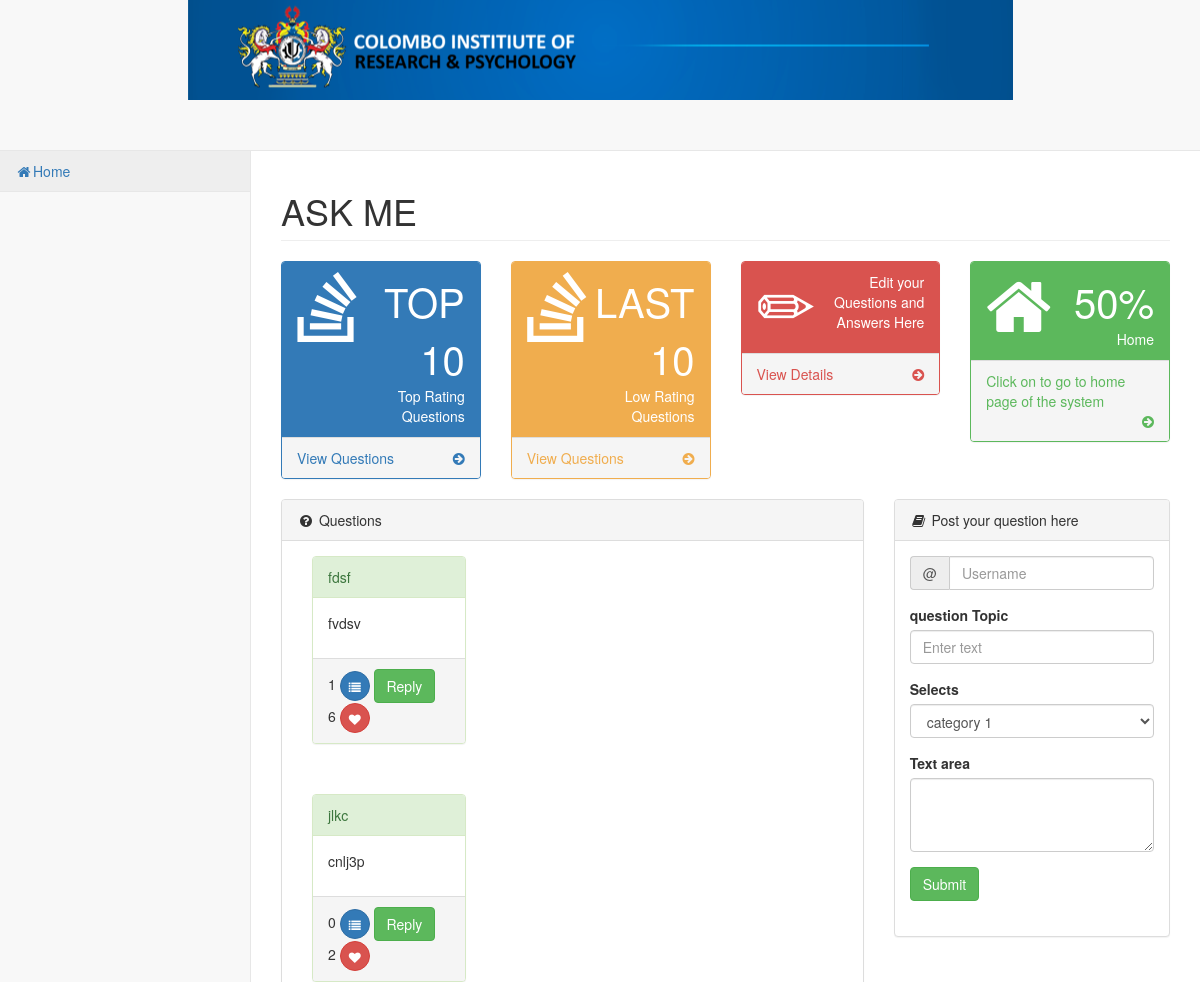
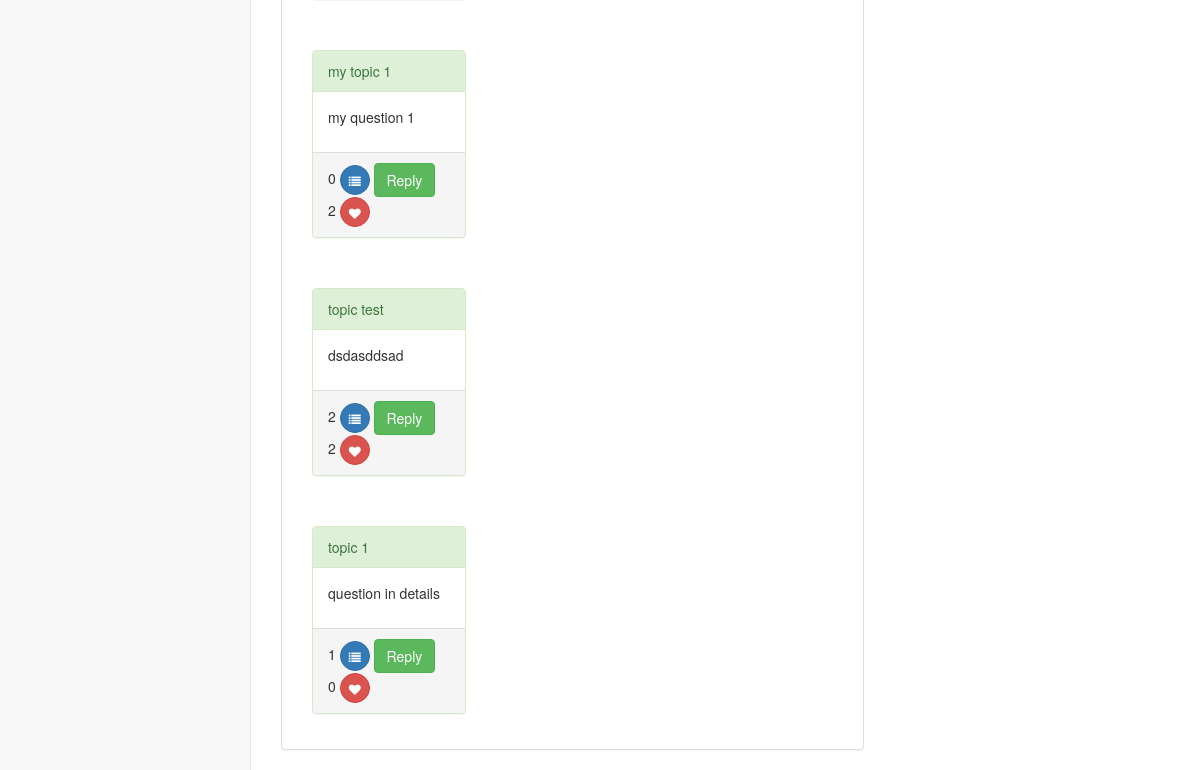
Page /finalForum/pages/home.php on the committed database (2 pictures, top to bottom).
### tables this page shows
CREATE TABLE `question` (
  `q_ID` int(11) NOT NULL,
  `topic` varchar(100) NOT NULL,
  `q_detail` varchar(100) NOT NULL,
  `replies` int(11) NOT NULL,
  `likes` int(11) NOT NULL,
  `user_email` varchar(100) NOT NULL,
  `category` varchar(100) NOT NULL
);

### finalForum/pages/home.php (the view, shortened to what this page needs)
<?php
    include 'config.php';
?>
<!DOCTYPE html>
<html lang="en">
<head>
    <link href="../vendor/bootstrap/css/bootstrap.min.css" rel="stylesheet">
    <link href="../vendor/metisMenu/metisMenu.min.css" rel="stylesheet">
    <link href="../dist/css/sb-admin-2.css" rel="stylesheet">
    <link href="../vendor/morrisjs/morris.css" rel="stylesheet">
    <link href="../vendor/font-awesome/css/font-awesome.min.css" rel="stylesheet" type="text/css">
</head>
<body>
    <div id="wrapper">
<div class="bgimg"></div>
        <nav class="navbar navbar-default navbar-static-top" role="navigation" style="margin-bottom: 0">
            <div class="navbar-header">
                <a class="navbar-brand" href="index.html"></a>
            </div>
            <div class="navbar-default sidebar" role="navigation">
                <div class="sidebar-nav navbar-collapse">
                    <ul class="nav" id="side-menu">
                        <li>
                            <a href="home.php"><i class="fa fa-home fa-fw"></i>Home</a>
                        </li>
                    </ul>
                </div>
            </div>
        </nav>
        <div id="page-wrapper">
            <div class="row">
                <div class="col-lg-12">
                    <h1 class="page-header">ASK ME</h1>
                </div>
            </div>
            <div class="row">
                <div class="col-lg-3 col-md-6">
                    <div class="panel panel-primary">
                        <div class="panel-heading">
                            <div class="row">
                                <div class="col-xs-3">
                                    <i class="fa fa-stack-overflow fa-5x"></i>
                                </div>
                                <div class="col-xs-9 text-right">
                                    <div class="huge">TOP 10</div>
                                    <div>Top Rating Questions</div>
                                </div>
                            </div>
                        </div>
                        <a href="top.php">
                            <div class="panel-footer">
                                <span class="pull-left">View Questions</span>
                                <span class="pull-right"><i class="fa fa-arrow-circle-right"></i></span>
                                <div class="clearfix"></div>
                            </div>
                        </a>
                    </div>
                </div>
                <div class="col-lg-3 col-md-6">
                    <div class="panel panel-yellow">
                        <div class="panel-heading">
                            <div class="row">
                                <div class="col-xs-3">
                                    <i class="fa fa-stack-overflow fa-5x"></i>
                                </div>
                                <div class="col-xs-9 text-right">
                                    <div class="huge">LAST 10</div>
                                    <div>Low Rating Questions</div>
                                </div>
                            </div>
                        </div>
                        <a href="last.php">
                            <div class="panel-footer">
                                <span class="pull-left">View Questions</span>
                                <span class="pull-right"><i class="fa fa-arrow-circle-right"></i></span>
                                <div class="clearfix"></div>
                            </div>
                        </a>
                    </div>
                </div>
                <div class="col-lg-3 col-md-6">
                    <div class="panel panel-red">
                        <div class="panel-heading">
                            <div class="row">
                                <div class="col-xs-3">
                                    <i class="fa glyphicon-pencil fa-5x"></i>
                                </div>
                                <div class="col-xs-9 text-right">
                                    <div>Edit your Questions and Answers Here</div>
                                </div>
                            </div>
                        </div>
                        <a href="initaccount.php">
                            <div class="panel-footer">
                                <span class="pull-left">View Details</span>
                                <span class="pull-right"><i class="fa fa-arrow-circle-right"></i></span>
                                <div class="clearfix"></div>
                            </div>
                        </a>
                    </div>
                </div><div class="col-lg-3 col-md-6">
                    <div class="panel panel-green">
                        <div class="panel-heading">
                            <div class="row">
                                <div class="col-xs-3">
                                    <i class="fa fa-home fa-5x"></i>
                                </div>
                                <div class="col-xs-9 text-right">
                                    <div class="huge">50%</div>
                                    <div>Home</div>
                                </div>
                            </div>
                        </div>
                        <a href="../../../a/student.php">
                            <div class="panel-footer">
                                <span class="pull-left">Click on to go to home page of the system</span>
                                <span class="pull-right"><i class="fa fa-arrow-circle-right"></i></span>
                                <div class="clearfix"></div>
                            </div>
                        </a>
                    </div>
                </div>
            </div>
            <div class="row">
                <div class="col-lg-8">
                    <div class="panel panel-default">
                        <div class="panel-heading">
                            <i class="fa fa-question-circle fa-fw"></i> Questions
                        </div>
                        <?php
							$result= mysqli_query($conn , "SELECT * FROM question");
							while ($row = mysqli_fetch_assoc($result))
							{
                        		echo'<div class="panel-body">';
                				echo'<div class="col-lg-4">';
                    			echo'<div class="panel panel-success">';
                        			echo'<div class="panel-heading">
                           	 			'.$row['topic'].'
                        				</div>
                        				<div class="panel-body">
                            				<p>'.$row['q_detail'].'</p>
                        				</div>
                        				<div class="panel-footer">
                           					<form method="post" action="reply.php">
                            					<input type="hidden" name="id" value='.$row['q_ID'].'>
                            					<lable>'.$row['replies'].'</lable>
                            					<button type="button" class="btn btn-primary btn-circle" ><i class="fa fa-list"></i>
                            					</button>
                            					<input type="submit" class="btn btn-success" name="submit" value="Reply">
                            				</form>
                            				<form class="form-once-only" action="like.php" method="post">
                            					<input type="hidden" name="id" value='.$row['q_ID'].'>
                            					<lable>'.$row['likes'].'</lable>
                        <button type="submit" name="like" class="btn btn-danger btn-circle"><i class="fa fa-heart" id="like"></i>
                            					</button>';
                            				echo'</form>
                        				</div>';
                            	echo'</div>';
                				echo'</div>';
                				echo'</div>';
                			}
                		?>
                    </div>
                </div>
                <div class="col-lg-4">
                    <div class="panel panel-default">
                        <div class="panel-heading">
                            <i class="fa fa-book fa-fw"></i> Post your question here
                        </div>
                        <div class="panel-body">
                            <div class="list-group">
                            	<form role="form" action="insertQ.php" method="post">
                                <div class="form-group input-group">
                                        <span class="input-group-addon">@</span>
                                        <input type="email" name="username" class="form-control" placeholder="Username">
                                 </div>
                                <div class="form-group">
                                            <label>question Topic</label>
                                            <input type="text" name="topic" class="form-control" placeholder="Enter text">
                                </div>
                                <div class="form-group">
                                            <label>Selects</label>
                                            <select class="form-control" name="category">
                                                <option>category 1</option>
                                            </select>
                                        </div>
                                <div class="form-group">
                                            <label>Text area</label>
                                            <textarea name="q_detail" class="form-control" rows="3"></textarea>
                                </div>
                                <input type="submit" name="submit" class="btn btn-success" valu="Post">
                				</form>
                            </div>
                        </div>
                    </div>
                    </div>
                </div>
            </div>
        </div>
</body>
</html>

### finalForum/pages/home.php (style rules this page uses)
.bgimg { background-image: url('logo.png'); height: 100px; width: auto; background-repeat: no-repeat; background-position: center; }

### rows in the picture
question: topic "fdsf", q_detail "fvdsv", replies "1", likes "6"
question: topic "jlkc", q_detail "cnlj3p", replies "0", likes "2"
question: topic "my topic 1", q_detail "my question 1", replies "0", likes "2"
question: topic "topic test", q_detail "dsdasddsad", replies "2", likes "2"
question: topic "topic 1", q_detail "question in details", replies "1", likes "0"
